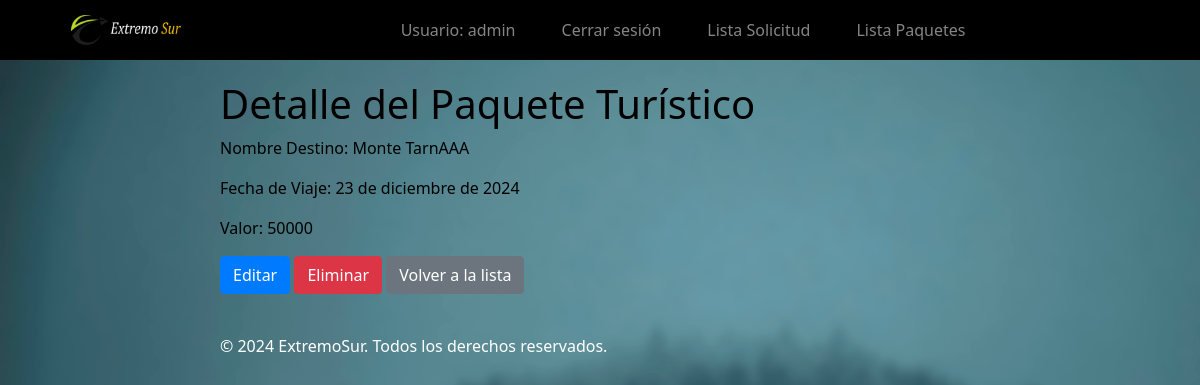
Page /paquetes/9/ (signed in) on the committed database.
### gestionviajes/models.py (models this page shows, shortened)
class PaqueteTuristico(models.Model):
    nombre_destino = models.CharField(max_length=100)
    fecha_viaje = models.DateField()
    valor = models.IntegerField()  # Cambiado a IntegerField para no tener decimales
    imagen = models.ImageField(upload_to='imagenes_paquete/')

### gestionviajes/views.py (the view)
# urls.py: path('paquetes/<int:id>/', views.paquete_detail, name='paquete_detail'),
@staff_member_required
def paquete_detail(request, id):
    paquete = get_object_or_404(PaqueteTuristico, id=id)
    return render(request, 'paquete_detail.html', {'paquete': paquete})

### gestionviajes/context_processors.py (called while the page is built)
def search_form(request):
    return {'buscar_form': BuscarPaqueteForm()}

### gestionviajes/templates/paquete_detail.html (shortened to what this page needs)
{% extends 'base.html' %}
{% load static %}
{% block content %}
    <div class="container">
        <h1>Detalle del Paquete Turístico</h1>
        <p>Nombre Destino: {{ paquete.nombre_destino }}</p>
        <p>Fecha de Viaje: {{ paquete.fecha_viaje }}</p>
        <p>Valor: {{ paquete.valor }}</p>
        <a href="{% url 'paquete_update' paquete.id %}" class="btn btn-primary">Editar</a>
        <a href="{% url 'paquete_delete' paquete.id %}" class="btn btn-danger">Eliminar</a>
        <a href="{% url 'paquete_list' %}" class="btn btn-secondary">Volver a la lista</a>
    </div>
{% endblock %}

### gestionviajes/templates/base.html (shortened to what this page needs)
<!DOCTYPE html>
<html lang="es">
<head>
    {% load static %}
    <link rel="stylesheet" href="https://cdn.jsdelivr.net/npm/bootstrap@4.6.2/dist/css/bootstrap.min.css"
>
    <link rel="stylesheet" href="{% static 'css/styles.css' %}" />
    <link rel="stylesheet" href="https://cdnjs.cloudflare.com/ajax/libs/font-awesome/5.15.4/css/all.min.css">
</head>
<body>
    <header>
        <nav class="navbar navbar-expand-lg">
            <div class="container-fluid">
              <a class="navbar-brand" href="{% url 'index' %}">
                <img src="{% static 'img/logo_extremo_sur.png' %}" class="d-inline-block align-top" alt="Logo">
              </a>
              <div class="collapse navbar-collapse" id="navbarScroll">
                <ul class="navbar-nav mx-auto">
                  {% if user.is_authenticated %}
                    <li class="nav-item no-hover">
                      <span class="nav-link">Usuario: {{ user.username }}</span>
                    </li>
                  {% endif %}
                  {% if user.is_authenticated %}
                    <li class="nav-item">
                      <a class="nav-link" href="{% url 'logout' %}">Cerrar sesión</a>
                    </li>
                  {% else %}
                    <li class="nav-item">
                      <a class="nav-link" href="{% url 'login' %}">Iniciar sesión</a>
                    </li>
                  {% endif %}
                {% if user.is_staff %}
                <li class="nav-item">
                  <a class="nav-link" href="{% url 'contacto_list' %}"> Lista Solicitud
                  </a>
                </li>
              {% endif %}
              {% if user.is_staff %}
              <li class="nav-item">
                <a class="nav-link" href="{% url 'paquete_list' %}"> Lista Paquetes
                </a>
              </li>
            {% endif %}
                </ul>
              </div>
            </div>
          </nav>
    </header>
    {% block content %}{% endblock %}
    <footer>
        <div class="container">
            <p style="color: white">&copy; 2024 ExtremoSur. Todos los derechos reservados.</p>
        </div>
    </footer>
</body>
</html>

### gestionviajes/static/css/styles.css (style rules this page uses)
body { font-family: 'system-ui', '-apple-system', 'Segoe UI', 'Roboto', 'Helvetica Neue', 'Arial', 'sans-serif'; color: #000000; margin: 0; padding: 0; background-image: url('/static/img/fondo.png'); background-repeat: repeat-y; background-attachment: fixed; background-size: cover; }
.navbar { background-color: #000000; }
.navbar-nav .nav-item { margin: 0 15px; }
.navbar-nav .nav-link { color: #858585; padding: 10px 15px; transition: color 0.3s ease, background-color 0.3s ease; }
.navbar-brand img { max-height: 30px; margin-left: 20px; padding-left: 20px; }
.container { max-width: 800px; margin: 0 auto; padding: 20px; }
.no-hover .nav-link { pointer-events: none; cursor: default; }

### rows in the picture
PaqueteTuristico: nombre_destino "Monte TarnAAA", fecha_viaje "23 de diciembre de 2024", valor "50000"

### other values in the picture
{{ user.username }} "admin"
